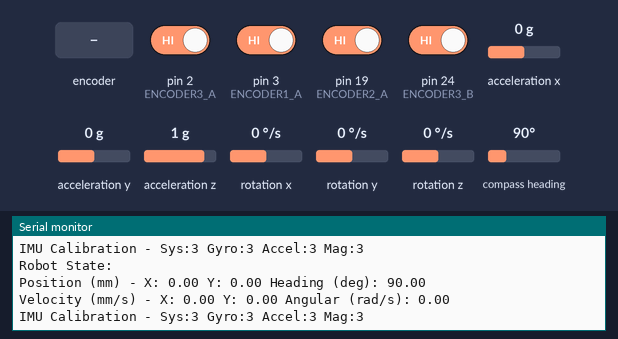
This sketch was run on a simulated Arduino Mega 2560, built with avr-gcc and run on an emulated ATmega2560. Shown: the last lines printed to the serial monitor. Inputs (shaded band) come from the test bench; at power-on: pin 2 (ENCODER3_A), pin 3 (ENCODER1_A), pin 19 (ENCODER2_A), pin 24 (ENCODER3_B) HIGH, rotation z 0 °/s, compass heading 90°, acceleration x 0 g, acceleration y 0 g, acceleration z 1 g, rotation x 0 °/s, rotation y 0 °/s.

Above: at 1.2 s.
1.3 s: rotation z set to -192 °/s
At 2.1 s:
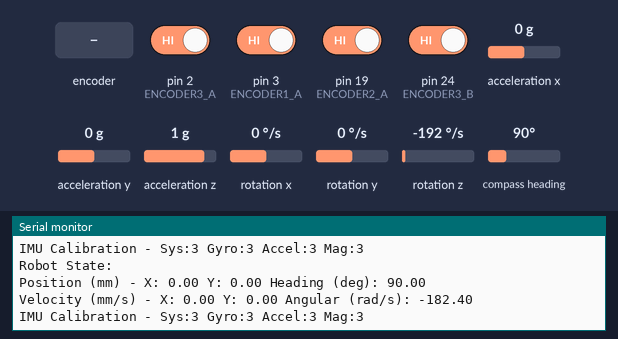
2.8 s: rotary encoder on pin 2 (ENCODER3_A) / pin 4 (ENCODER1_B) turned 1 step (first pin leading)
4.5 s: compass heading set to 7°
At 5.3 s:
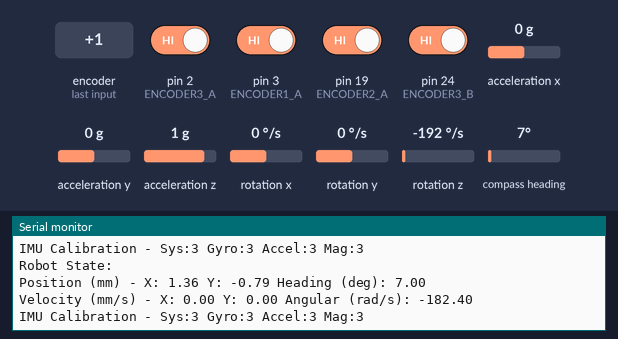
6.0 s: rotary encoder on pin 2 (ENCODER3_A) / pin 4 (ENCODER1_B) turned 1 step (first pin leading)
7.7 s: rotation z set to -100 °/s
At 8.4 s:
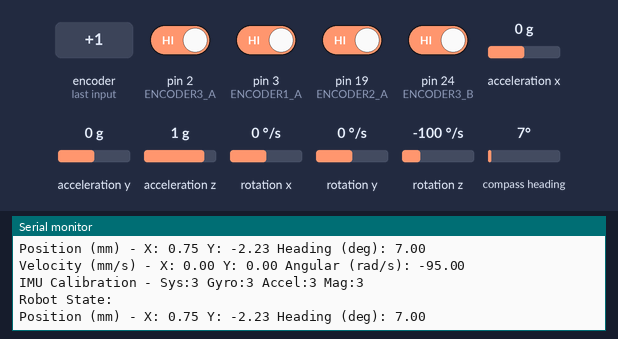
Timing chart, 0 to 10.2 s (numbered marks = the images above; inputs shaded):
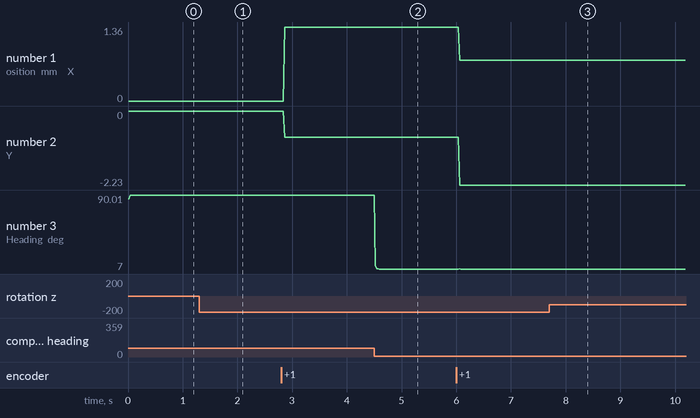

Measured:
- after the input at 1.3 s, the serial monitor: prints a new line at once (image 1)
- after the input at 4.5 s, the serial monitor: prints a new line at once (image 2)
- after the input at 7.7 s, the serial monitor: prints a new line at once (image 3)
- plotted number 1: 0 → 1.36 after the input at 2.8 s, 1.36 → 0.75 after the input at 6.0 s
- plotted number 2: 0 → -0.79 after the input at 2.8 s, -0.79 → -2.23 after the input at 6.0 s
- plotted number 3: 90 → 7 after the input at 4.5 s

The sketch:

encoder_claude.ino
```cpp
#include <Wire.h>
#include <Adafruit_Sensor.h>
#include <Adafruit_BNO055.h>
#include <utility/imumaths.h>
#include <math.h>

// Robot physical parameters
const float WHEEL_DIAMETER_MM = 150.0;
const float WHEEL_RADIUS_MM = WHEEL_DIAMETER_MM / 2.0;
const int ENCODER_RESOLUTION = 200;
const float MM_PER_TICK = (PI * WHEEL_DIAMETER_MM) / ENCODER_RESOLUTION;
const float ROBOT_RADIUS_MM = 75.0;

// Encoder pins
const int ENCODER1_A = 3;
const int ENCODER1_B = 4;
const int ENCODER2_A = 19;
const int ENCODER2_B = 7;
const int ENCODER3_A = 2;
const int ENCODER3_B = 24;

// Global position and motion state
struct RobotState {
    // Position
    double x = 0.0;        // mm
    double y = 0.0;        // mm
    double heading = 0.0;  // radians

    // Velocities
    double vx = 0.0;       // mm/s
    double vy = 0.0;       // mm/s
    double omega = 0.0;    // rad/s
};

// Sensor fusion parameters
const float ALPHA = 0.95;  // Complementary filter coefficient (trust in IMU vs encoders)
const int UPDATE_INTERVAL_MS = 10;

class RobotLocalization {
private:
    Adafruit_BNO055 imu;
    RobotState state;
    unsigned long lastUpdate;

    // Encoder states
    volatile long encoderCounts[3] = {0, 0, 0};
    long lastEncoderCounts[3] = {0, 0, 0};

    // IMU calibration status
    bool imuCalibrated = false;

    float normalizeAngle(float angle) {
        while (angle > PI) angle -= 2 * PI;
        while (angle < -PI) angle += 2 * PI;
        return angle;
    }

    void updateFromEncoders(float dt) {
        // Calculate wheel velocities
        float wheelVelocities[3];
        for(int i = 0; i < 3; i++) {
            long deltaTicks = encoderCounts[i] - lastEncoderCounts[i];
            wheelVelocities[i] = (deltaTicks * MM_PER_TICK) / dt;
            lastEncoderCounts[i] = encoderCounts[i];
        }

        // Convert wheel velocities to robot velocities using inverse kinematics
        float encoder_vx = (2.0/3.0) * (wheelVelocities[0] - 0.5*wheelVelocities[1] - 0.5*wheelVelocities[2]);
        float encoder_vy = (2.0/3.0) * (0.0*wheelVelocities[0] + 0.866*wheelVelocities[1] - 0.866*wheelVelocities[2]);
        float encoder_omega = (1.0/(3.0 * ROBOT_RADIUS_MM)) *
                            (wheelVelocities[0] + wheelVelocities[1] + wheelVelocities[2]);

        // Store encoder-based velocities
        state.vx = encoder_vx;
        state.vy = encoder_vy;
        state.omega = encoder_omega;
    }

    void updateFromIMU() {
        imu::Vector<3> euler = imu.getVector(Adafruit_BNO055::VECTOR_EULER);
        float imu_heading = euler.x() * PI / 180.0;  // Convert to radians

        // Get angular velocity from gyroscope
        imu::Vector<3> gyro = imu.getVector(Adafruit_BNO055::VECTOR_GYROSCOPE);
        float imu_omega = gyro.z();  // Angular velocity around Z axis

        // Fuse heading using complementary filter
        state.heading = normalizeAngle(ALPHA * imu_heading + (1-ALPHA) *
                       (state.heading + state.omega * (UPDATE_INTERVAL_MS/1000.0)));

        // Update angular velocity with IMU data
        state.omega = ALPHA * imu_omega + (1-ALPHA) * state.omega;
    }

public:
    RobotLocalization() : imu(55) {}

    bool init() {
        if (!imu.begin()) {
            Serial.println("Failed to initialize IMU!");
            return false;
        }

        imu.setExtCrystalUse(true);
        lastUpdate = millis();
        return true;
    }

    void update() {
        unsigned long now = millis();
        float dt = (now - lastUpdate) / 1000.0;

        if (dt >= UPDATE_INTERVAL_MS/1000.0) {
            // Update velocities from encoders
            updateFromEncoders(dt);

            // Update heading and angular velocity from IMU
            updateFromIMU();

            // Update position using fused data
            // Transform velocities based on current heading
            float cos_heading = cos(state.heading);
            float sin_heading = sin(state.heading);

            // Update global position
            state.x += (state.vx * cos_heading - state.vy * sin_heading) * dt;
            state.y += (state.vx * sin_heading + state.vy * cos_heading) * dt;

            lastUpdate = now;

            // Print debug information
            printState();
        }
    }

    void updateEncoder(int index, long count) {
        encoderCounts[index] = count;
    }

    void printState() {
        Serial.println("Robot State:");
        Serial.print("Position (mm) - X: ");
        Serial.print(state.x, 2);
        Serial.print(" Y: ");
        Serial.print(state.y, 2);
        Serial.print(" Heading (deg): ");
        Serial.println(state.heading * 180.0/PI, 2);

        Serial.print("Velocity (mm/s) - X: ");
        Serial.print(state.vx, 2);
        Serial.print(" Y: ");
        Serial.print(state.vy, 2);
        Serial.print(" Angular (rad/s): ");
        Serial.println(state.omega, 2);

        // Print IMU calibration status
        uint8_t system, gyro, accel, mag;
        imu.getCalibration(&system, &gyro, &accel, &mag);
        Serial.print("IMU Calibration - Sys:");
        Serial.print(system);
        Serial.print(" Gyro:");
        Serial.print(gyro);
        Serial.print(" Accel:");
        Serial.print(accel);
        Serial.print(" Mag:");
        Serial.println(mag);
        Serial.println();
    }

    const RobotState& getState() const {
        return state;
    }
};

RobotLocalization localization;

void setup() {
    Serial.begin(115200);

    // Initialize encoders
    pinMode(ENCODER1_A, INPUT_PULLUP);
    pinMode(ENCODER1_B, INPUT_PULLUP);
    pinMode(ENCODER2_A, INPUT_PULLUP);
    pinMode(ENCODER2_B, INPUT_PULLUP);
    pinMode(ENCODER3_A, INPUT_PULLUP);
    pinMode(ENCODER3_B, INPUT_PULLUP);

    // Attach interrupts
    attachInterrupt(digitalPinToInterrupt(ENCODER1_A), encoder1ISR, RISING);
    attachInterrupt(digitalPinToInterrupt(ENCODER2_A), encoder2ISR, RISING);
    attachInterrupt(digitalPinToInterrupt(ENCODER3_A), encoder3ISR, RISING);

    if (!localization.init()) {
        Serial.println("Localization initialization failed!");
        while(1);
    }

    Serial.println("Robot Localization System Initialized");
}

void loop() {
    localization.update();
    delay(10);
}

// Interrupt handlers
volatile long encoder1Ticks = 0;
volatile long encoder2Ticks = 0;
volatile long encoder3Ticks = 0;

void encoder1ISR() {
    encoder1Ticks += (digitalRead(ENCODER1_A) == digitalRead(ENCODER1_B)) ? 1 : -1;
    localization.updateEncoder(0, encoder1Ticks);
}

void encoder2ISR() {
    encoder2Ticks += (digitalRead(ENCODER2_A) == digitalRead(ENCODER2_B)) ? 1 : -1;
    localization.updateEncoder(1, encoder2Ticks);
}

void encoder3ISR() {
    encoder3Ticks += (digitalRead(ENCODER3_A) == digitalRead(ENCODER3_B)) ? 1 : -1;
    localization.updateEncoder(2, encoder3Ticks);
}
```
